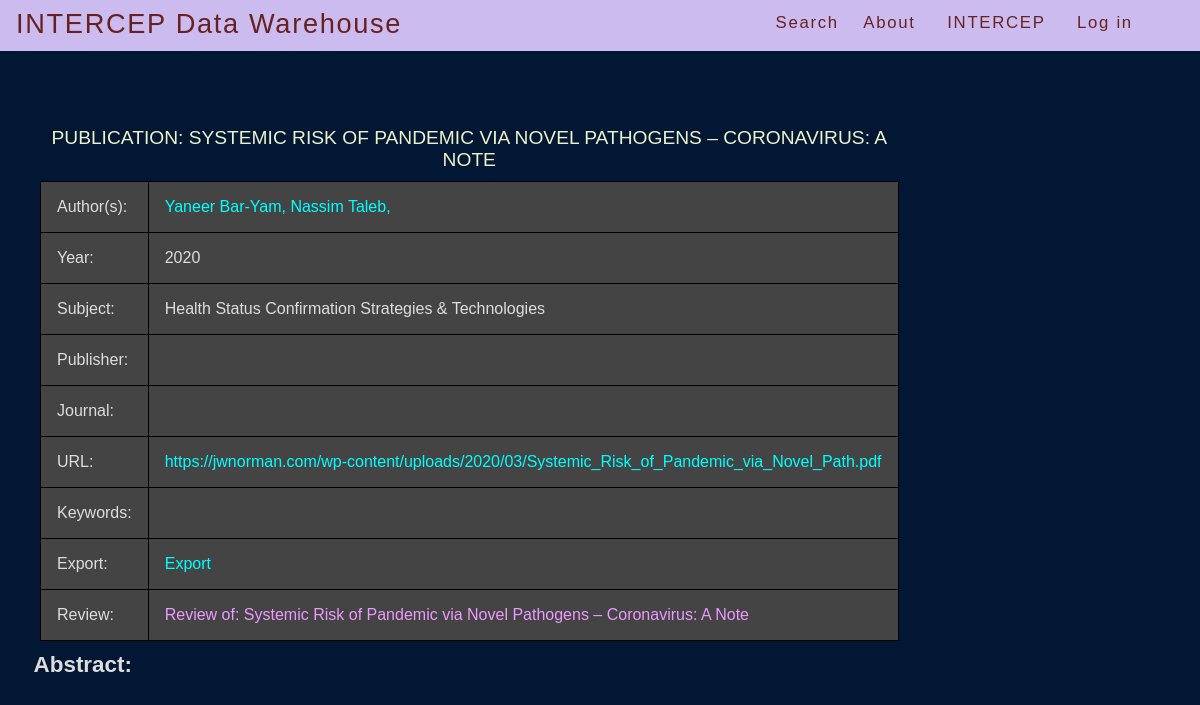
Page /berkeley/pub_detail/3/ on the committed database.
### berkeley/models.py (models this page shows, shortened)
class UrlModel(models.Model):
    url = models.CharField(max_length=512, default="",
            blank=True, null=True)
    class Meta:
        abstract = True

class Publication(UrlModel):
    title = models.CharField(max_length=PUB_TITLE_LEN,
            blank=True, null=True, default="")
    pub_type = models.CharField(choices=TYPE_CHOICES, max_length=4,
            blank=True, null=True, default="")
    publisher = models.ForeignKey(Publisher, blank=True, null=True,  on_delete=models.CASCADE,)
    subject = models.ForeignKey(Subject, default=UNKNOWN_ID, on_delete=models.CASCADE,)
    journal = models.ForeignKey(Journal, blank=True, null=True, on_delete=models.CASCADE,)
    collection = models.ForeignKey('berkeley.Publication', blank=True,
            null=True, related_name="coll",  on_delete=models.CASCADE,)
    pub_reviewed = models.ForeignKey('berkeley.Publication', blank=True,
            null=True, related_name="pub_rev", on_delete=models.CASCADE,)
    year = models.IntegerField()
    volume = models.CharField(max_length=12, default="", blank=True)
    issue = models.CharField(max_length=12, default="", blank=True)
    month = models.CharField(max_length=10, default="", blank=True)
    day = models.CharField(max_length=10, default="", blank=True)
    pages = models.CharField(max_length=12, default="", blank=True)
    edition = models.CharField(max_length=4, default="", blank=True)
    medium = models.CharField(max_length=12, default="", blank=True)
    authors = models.ManyToManyField(Person, related_name="authors", blank=True)
    editors = models.ManyToManyField(Person,
            related_name="editors", default="",
            blank=True
    )
    translators = models.ManyToManyField(
        Person, default="", related_name="translators",
        blank=True
    )
    reviewees = models.ManyToManyField(
        Person, default="", related_name="reviewees",
        blank=True
    )
    keywords = models.ManyToManyField(
        Keyword, default="", related_name="keywords",
        blank=True
    )
    city = models.CharField(max_length=128, default="", blank=True)
    isbn = models.CharField(max_length=24,
            default="",
            blank=True, null=True
    )  # 24 to account for future ISBN expansion
    sn = models.CharField(max_length=12, default="", blank=True, null=True)
    language = models.CharField(max_length=32, default="", blank=True)
    abstract = models.CharField(max_length=1024, default="", blank=True)
    doi = models.CharField(max_length=DOI_LEN, default="", blank=True)
    review = models.CharField(max_length=128, default="", blank=True)
    class Meta:
        ordering = ['title']

class DescrModel(models.Model):
    descr = models.CharField(max_length=512, default="", blank=True,
            null=True)
    class Meta:
        abstract = True

class EmailModel(models.Model):
    email_addr = models.CharField(max_length=EMAIL_LEN, default="", blank=True, null=True)
    class Meta:
        abstract = True

class Person(UrlModel, DescrModel, EmailModel):
    fname = models.CharField(max_length=PERSON_NAME_LEN, default="")
    mname = models.CharField(max_length=PERSON_NAME_LEN,
            blank=True, null=True)
    lname = models.CharField(max_length=PERSON_NAME_LEN)
    yob = models.IntegerField(blank=True, null=True)
    yod = models.IntegerField(blank=True, null=True)
    address = models.ForeignKey(Address, null=True, blank=True, on_delete=models.CASCADE,)
    class Meta:
        ordering = ['lname']

class SingleNameModel(models.Model):
    name = models.CharField(max_length=256)
    def __str__(self):
        return self.name
    class Meta:
        abstract = True
        ordering = ['name']

class Subject(SingleNameModel):
    code = models.CharField(max_length=CODE_LEN, null=True, blank=True)

### berkeley/views.py (the view)
# urls.py: re_path(r'^pub_detail/(?P<pub_id>[0-9]+)/$',
def pub_detail(request, pub_id):
    return detail_view(request, pub_id, Publication,
            'pub_detail.html', 'pub')

### berkeley/views.py (called while the page is built)
def get_hdr():
    site_hdr = "Bibliography Search"
    site_list = Site.objects.all()
    for site in site_list:
        site_hdr = site.header
        break   # since we only expect a single site record!
    return site_hdr

def detail_view(request, dbkey, cls, html, kwarg_key):
    site_hdr = get_hdr()
    obj = get_object_or_404(cls, pk=dbkey)
    return render(request, html, {kwarg_key: obj, 'header': site_hdr })

### berkeley/templates/pub_detail.html (shortened to what this page needs)
{% extends "base.html" %}
{% block content %}
    <div class="module">
    <table>
        <caption>
            Publication: {{ pub.title }}
        </caption>
        <tr>
            <td>Author(s):</td>
            <td>
            {% for author in pub.authors.all %}
                <a href="/berkeley/person_detail/{{ author.id }}/">
                {{ author.fname }} {{ author.lname }},
                </a>
                <nbsp;>
            {% endfor %}
            </td>
        </tr>
        <tr>
            <td>Year:</td>
            <td> {{ pub.year }} </td>
        </tr>
        <tr>
            <td>Subject:</td>
            <td> {{ pub.subject }} </td>
        </tr>
        <tr>
            <td>Publisher:</td>
            <td>
             </td>
        </tr>
        <tr>
            <td>Journal:</td>
            <td>
             </td>
        </tr>
        <tr>
            <td>URL:</td>
            <td><a href="{{ pub.url }}"> {{ pub.url }}</a></td>
        </tr>
        <tr>
            <td>Keywords:</td>
            <td>
            </td>
        </tr>
        <tr>
            <td>Export:</td>
            <td>
                <a href="/berkeley/export/{{ pub.id }}/">
                Export
                </a>
            </td>
        </tr>
        <tr>
            <td>Review:</td>
            <td>
                <a href = "{{ pub.review }}">
                Review of: {{ pub.title }}
                </a>
            </td>
        </tr>
    </table>
    <p>
        <strong>Abstract:</strong>
    </p>
    </div>
{% endblock content %}

### berkeley/templates/base.html (shortened to what this page needs)
<!DOCTYPE html>
<html>
  <head>
    {% block stylesheets %} {% load static %}
    <link rel="stylesheet" type="text/css" href="/static/berkeley/style.css" />
    {% endblock stylesheets %}
  </head>
  <body class="dashboard">
    <div id="container">
      <div id="header">
        <div id="user-tools">
          <a class="header-title">
            INTERCEP Data Warehouse
          </a>
          <a href="/berkeley">Search</a>
          <a href="/berkeley/about/">About</a>
          <a href="http://www.intercep.nyu.edu">INTERCEP</a>
          <a href="http://www.thedevopscourse.com/participants/login">Log in</a>
        </div>
      </div>
      <br /><br /><br />
      <div id="content" class="colMS">
        <div id="content-main">
          {% block content %} {% endblock content %}
        </div>
      </div>
    </div>
  </body>
</html>

### mysite/static/berkeley/style.css (style rules this page uses)
body { margin: 0; padding: 0; font-size: 100%; color: #ddd; background: #021734; font-family: Arial, Helvetica, sans-serif }
a:link { color: #01ffff; text-decoration: none; }
table, th, td { margin: .4em 2.5em .4em 2.5em; font-size: 1em; border-collapse: collapse; border: 1px solid black; }
th, td { padding: 1em; }
td { background: #444; }
p { margin: .4em 1.5em .4em 1.5em; font-size: 1.4em; padding: 0; line-height: 140%; }
#header { width: auto; height: 1em; padding-bottom: 2em; padding-top: .2em; line-height: 2em; background-color: #cbe; color: #622; overflow: hidden; }
#header a:link, #header a:visited { color: #622; }
.header-title { position: absolute; top:0.5rem; left:1rem; font-size:1.7rem; }
#user-tools { float: right; padding-top: 0.2em; margin: 0 4em 0 1em; font-weight: 300; font-size: 1.05em; letter-spacing: .1em; text-align: right; color: #622; }
caption { font-size:1.2em; padding-top:0.8em; padding-bottom:.5em; color:#edf2cb; text-transform:uppercase; }

### rows in the picture
Publication: title "SYSTEMIC RISK OF PANDEMIC VIA NOVEL PATHOGENS – CORONAVIRUS: A NOTE", year "2020", subject "Health Status Confirmation Strategies & Technologies", url "https://jwnorman.com/wp-content/uploads/2020/03/Systemic_Risk_of_Pandemic_via_Novel_Path.pdf", title "Systemic Risk of Pandemic via Novel Pathogens – Coronavirus: A Note"
Person: fname "Yaneer", lname "Bar-Yam"
Person: fname "Nassim", lname "Taleb"
